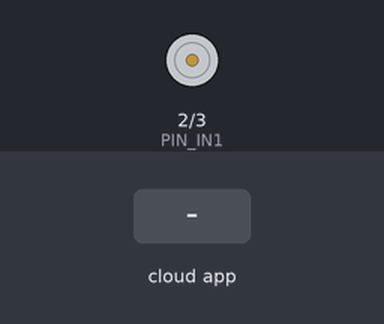
A sketch run on a simulated Arduino Uno, built with avr-gcc and run on an emulated ATmega328P. On the bench: motor-driver pin pairs drawn as motors (green arrow = first pin HIGH = forward, orange = second pin HIGH = backward, longer = more drive, scaled by the enable pin). The test bench sets the inputs (shaded band). The ROS host is connected and sends only what is stated.

Above: at 1.2 s.
1.3 s: the phone or cloud app sets target_rpm to -100
At 2.2 s:
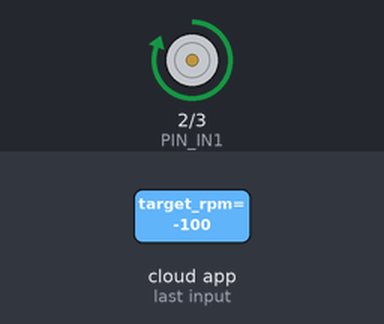
2.9 s: the phone or cloud app sets target_rpm to 100
At 3.4 s:
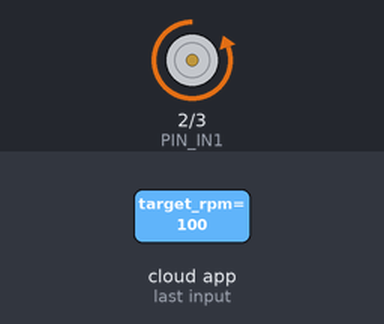
4.5 s: the phone or cloud app sets target_rpm to 0
At 5.9 s:
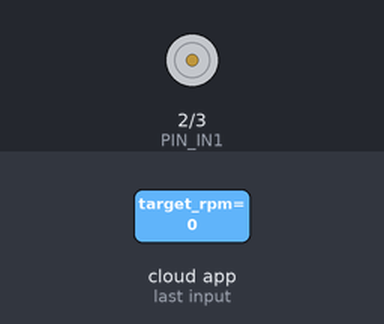
Timing chart, 0 to 7.5 s (numbered marks = the images above; inputs shaded):
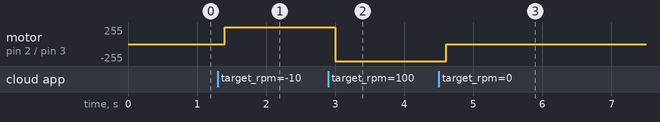

The sketch:

test_1_motor_encode_pid.ino
```cpp
#include <micro_ros_arduino.h>
#include <stdio.h>
#include <rcl/rcl.h>
#include <rcl/error_handling.h>
#include <rclc/rclc.h>
#include <rclc/executor.h>
#include <std_msgs/msg/float32.h>
#include <std_msgs/msg/int32.h>
#include <rmw_microros/rmw_microros.h>

// ===== Pin Definition =====
#define PIN_PWM   4
#define PIN_IN1   2
#define PIN_IN2   3
#define PIN_ENCA  5
#define PIN_ENCB  6

const int PWM_MIN = 140;
const int PWM_MAX = 255;

// ===== Encoder =====
volatile long encoderCount = 0;

void encoderISR() {
  int b = digitalRead(PIN_ENCB);
  if (b > 0) encoderCount--;
  else       encoderCount++;
}

// ===== Motor =====
void setMotor(int pwmVal) {
  if (pwmVal > 0) {
    int actualPWM = map(pwmVal, 1, 255, PWM_MIN, PWM_MAX);
    digitalWrite(PIN_IN1, LOW);
    digitalWrite(PIN_IN2, HIGH);
    analogWrite(PIN_PWM, actualPWM);
  } else if (pwmVal < 0) {
    int actualPWM = map(-pwmVal, 1, 255, PWM_MIN, PWM_MAX);
    digitalWrite(PIN_IN1, HIGH);
    digitalWrite(PIN_IN2, LOW);
    analogWrite(PIN_PWM, actualPWM);
  } else {
    digitalWrite(PIN_IN1, LOW);
    digitalWrite(PIN_IN2, LOW);
    analogWrite(PIN_PWM, 0);
  }
}

// ===== PID Parameters =====
float Kp = 3.0;
float Ki = 5.0;
float Kd = 0.0;

float targetRPM  = 0.0;
float integral   = 0;
float prevError  = 0;
long  prevCount  = 0;

const int   LOOP_MS  = 100;
const float LOOP_SEC = LOOP_MS / 1000.0;
const float PULSES_PER_REV = 973.0;

// ===== micro-ROS =====
rcl_publisher_t    rpm_pub;       // publish actual RPM
rcl_publisher_t    enc_pub;       // publish encoder count
rcl_subscription_t target_sub;   // subscribe target RPM

std_msgs__msg__Float32 rpm_msg;
std_msgs__msg__Int32   enc_msg;
std_msgs__msg__Float32 target_msg;

rcl_allocator_t allocator;
rclc_support_t  support;
rclc_executor_t executor;
rcl_node_t      node;
rcl_timer_t     pid_timer;

bool micro_ros_init_successful = false;

// ===== Callback: รับ target RPM จาก ROS =====
void target_callback(const void * msgin) {
  const std_msgs__msg__Float32 * msg = (const std_msgs__msg__Float32 *)msgin;
  targetRPM = msg->data;
  integral  = 0;   // reset integral เมื่อ setpoint เปลี่ยน
  prevError = 0;
}

// ===== Timer Callback: PID Loop + Publish ทุก 100ms =====
void pid_timer_callback(rcl_timer_t * timer, int64_t last_call_time) {
  // อ่าน encoder
  noInterrupts();
  long currentCount = encoderCount;
  interrupts();

  long deltaPulses = currentCount - prevCount;
  prevCount = currentCount;

  float actualRPM = (deltaPulses / PULSES_PER_REV) * (60.0 / LOOP_SEC);

  // PID
  if (targetRPM == 0.0) {
    setMotor(0);
    integral  = 0;
    prevError = 0;
  } else {
    float error      = targetRPM - actualRPM;
    integral        += error * LOOP_SEC;
    integral         = constrain(integral, -100, 100);
    float derivative = (error - prevError) / LOOP_SEC;
    prevError        = error;

    float output = Kp * error + Ki * integral + Kd * derivative;
    int   pwmOut = (int)constrain(output, -255, 255);
    setMotor(pwmOut);
  }

  // Publish actual RPM
  rpm_msg.data = actualRPM;
  rcl_publish(&rpm_pub, &rpm_msg, NULL);

  // Publish encoder count
  enc_msg.data = (int32_t)currentCount;
  rcl_publish(&enc_pub, &enc_msg, NULL);
}

// ===== Create micro-ROS Entities =====
void create_entities() {
  allocator = rcl_get_default_allocator();
  rclc_support_init(&support, 0, NULL, &allocator);
  rclc_node_init_default(&node, "motor_pid_node", "", &support);

  // Publishers
  rclc_publisher_init_default(&rpm_pub, &node,
    ROSIDL_GET_MSG_TYPE_SUPPORT(std_msgs, msg, Float32), "actual_rpm");
  rclc_publisher_init_default(&enc_pub, &node,
    ROSIDL_GET_MSG_TYPE_SUPPORT(std_msgs, msg, Int32), "encoder_count");

  // Subscriber
  rclc_subscription_init_default(&target_sub, &node,
    ROSIDL_GET_MSG_TYPE_SUPPORT(std_msgs, msg, Float32), "target_rpm");

  // Timer 100ms สำหรับ PID loop
  rclc_timer_init_default(&pid_timer, &support,
    RCL_MS_TO_NS(100), pid_timer_callback);

  // Executor: 1 timer + 1 subscriber
  rclc_executor_init(&executor, &support.context, 2, &allocator);
  rclc_executor_add_timer(&executor, &pid_timer);
  rclc_executor_add_subscription(&executor, &target_sub,
    &target_msg, &target_callback, ON_NEW_DATA);
}

// ===== Destroy micro-ROS Entities =====
void destroy_entities() {
  rcl_publisher_fini(&rpm_pub,    &node);
  rcl_publisher_fini(&enc_pub,    &node);
  rcl_subscription_fini(&target_sub, &node);
  rcl_timer_fini(&pid_timer);
  rcl_node_fini(&node);
  rclc_executor_fini(&executor);
  rclc_support_fini(&support);
}

// ===== Setup =====
void setup() {
  Serial.begin(115200);

  pinMode(PIN_PWM,  OUTPUT);
  pinMode(PIN_IN1,  OUTPUT);
  pinMode(PIN_IN2,  OUTPUT);
  pinMode(PIN_ENCA, INPUT_PULLUP);
  pinMode(PIN_ENCB, INPUT_PULLUP);

  attachInterrupt(digitalPinToInterrupt(PIN_ENCA), encoderISR, RISING);

  set_microros_transports();
  micro_ros_init_successful = false;
}

// ===== Loop =====
void loop() {
  if (RMW_RET_OK == rmw_uros_ping_agent(50, 2)) {
    if (!micro_ros_init_successful) {
      create_entities();
      micro_ros_init_successful = true;
    } else {
      rclc_executor_spin_some(&executor, RCL_MS_TO_NS(100));
    }
  } else if (micro_ros_init_successful) {
    // Agent หลุด → หยุดมอเตอร์ + destroy
    setMotor(0);
    targetRPM = 0;
    integral  = 0;
    destroy_entities();
    micro_ros_init_successful = false;
  }
}
```

Measured:
- after the input at 1.3 s, motor on pin 2 (PIN_IN1) / pin 3 (PIN_IN2): stopped → forward 255/255 after 0.10 s
- after the input at 2.9 s, motor on pin 2 (PIN_IN1) / pin 3 (PIN_IN2): forward 255/255 → backward 255/255 after 0.10 s
- after the input at 4.5 s, motor on pin 2 (PIN_IN1) / pin 3 (PIN_IN2): backward 255/255 → stopped after 0.10 s
